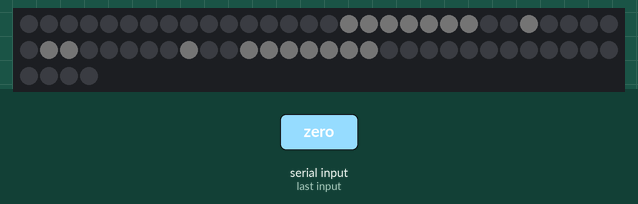
This sketch was run on a simulated Arduino Uno, built with avr-gcc and run on an emulated ATmega328P. Parts: 64 RGB LEDs in strip order, left to right, continuing on the next row. The test bench sets the inputs (shaded band). Dim RGB values are drawn brighter than linear; what the sketch prints to the serial monitor is not drawn.

1.3 s: "zero\n" received over Serial
Above: at 3.1 s.
3.8 s: "0\n" received over Serial
Timing chart, 0 to 6.8 s (numbered marks = the images above; inputs shaded):
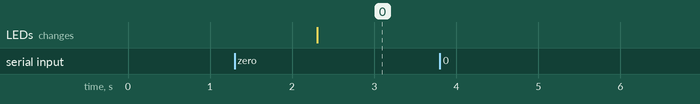

Measured:
- after the input at 1.3 s, the LEDs: change after 1.0 s (image 0)
- after the input at 3.8 s, every drawn part: stays the same

The sketch:

msuparking_v0.ino
```cpp
/* Arduino 256 RGB LEDs Matrix Animation Frame
   Using WS2812 LED Strips

  Created by Yvan / https://Brainy-Bits.com

  This code is in the public domain...

  You can: copy it, use it, modify it, share it or just plain ignore it!
  Thx!

*/

String incomingByte ;


#include <avr/pgmspace.h>  // Needed to store stuff in Flash using PROGMEM
#include "FastLED.h"       // Fastled library to control the LEDs

// How many leds are connected?
#define NUM_LEDS 64

// Define the Data Pin
#define DATA_PIN 5  // Connected to the data pin of the first LED strip

// Define the array of leds
CRGB leds[NUM_LEDS];

// Create the array of retro arcade characters and store it in Flash memory
const long ledarray0[] PROGMEM = {
        0x00000000, 0x00000000, 0x00000000, 0x00000000, 0x00000000, 0x00000000, 0x00000000, 0x00000000,
        0x00000000, 0x00000000, 0x00000000, 0x00000000, 0x00000000, 0x00000000, 0x00000000, 0x00000000,
        0x00FFFFFF, 0x00FFFFFF, 0x00FFFFFF, 0x00FFFFFF, 0x00FFFFFF, 0x00FFFFFF, 0x00FFFFFF, 0x00000000,
        0x00000000, 0x00FFFFFF, 0x00000000, 0x00000000, 0x00000000, 0x00000000, 0x00000000, 0x00FFFFFF,
        0x00FFFFFF, 0x00000000, 0x00000000, 0x00000000, 0x00000000, 0x00000000, 0x00FFFFFF, 0x00000000,
        0x00000000, 0x00FFFFFF, 0x00FFFFFF, 0x00FFFFFF, 0x00FFFFFF, 0x00FFFFFF, 0x00FFFFFF, 0x00FFFFFF,
        0x00000000, 0x00000000, 0x00000000, 0x00000000, 0x00000000, 0x00000000, 0x00000000, 0x00000000,
        0x00000000, 0x00000000, 0x00000000, 0x00000000, 0x00000000, 0x00000000, 0x00000000, 0x00000000,
};

const long ledarray1[] PROGMEM = {
        0x00000000, 0x00000000, 0x00000000, 0x00000000, 0x00000000, 0x00000000, 0x00000000, 0x00000000,
        0x00000000, 0x00000000, 0x00000000, 0x00000000, 0x00000000, 0x00000000, 0x00000000, 0x00000000,
        0x00000000, 0x00000000, 0x00000000, 0x00000000, 0x00000000, 0x00000000, 0x00FFFFFF, 0x00000000,
        0x00000000, 0x00FFFFFF, 0x00FFFFFF, 0x00FFFFFF, 0x00FFFFFF, 0x00FFFFFF, 0x00FFFFFF, 0x00FFFFFF,
        0x00FFFFFF, 0x00FFFFFF, 0x00FFFFFF, 0x00FFFFFF, 0x00FFFFFF, 0x00FFFFFF, 0x00FFFFFF, 0x00000000,
        0x00000000, 0x00FFFFFF, 0x00000000, 0x00000000, 0x00000000, 0x00000000, 0x00FFFFFF, 0x00000000,
        0x00000000, 0x00000000, 0x00000000, 0x00000000, 0x00000000, 0x00000000, 0x00000000, 0x00000000,
        0x00000000, 0x00000000, 0x00000000, 0x00000000, 0x00000000, 0x00000000, 0x00000000, 0x00000000,
};

const long ledarray2[] PROGMEM = {
        0x00000000, 0x00000000, 0x00000000, 0x00000000, 0x00000000, 0x00000000, 0x00000000, 0x00000000,
        0x00000000, 0x00000000, 0x00000000, 0x00000000, 0x00000000, 0x00000000, 0x00000000, 0x00000000,
        0x00FFFFFF, 0x00FFFFFF, 0x00FFFFFF, 0x00FFFFFF, 0x00000000, 0x00FFFFFF, 0x00FFFFFF, 0x00000000,
        0x00000000, 0x00FFFFFF, 0x00FFFFFF, 0x00000000, 0x00FFFFFF, 0x00FFFFFF, 0x00FFFFFF, 0x00FFFFFF,
        0x00FFFFFF, 0x00FFFFFF, 0x00000000, 0x00FFFFFF, 0x00FFFFFF, 0x00FFFFFF, 0x00FFFFFF, 0x00000000,
        0x00000000, 0x00FFFFFF, 0x00FFFFFF, 0x00FFFFFF, 0x00FFFFFF, 0x00000000, 0x00FFFFFF, 0x00FFFFFF,
        0x00000000, 0x00000000, 0x00000000, 0x00000000, 0x00000000, 0x00000000, 0x00000000, 0x00000000,
        0x00000000, 0x00000000, 0x00000000, 0x00000000, 0x00000000, 0x00000000, 0x00000000, 0x00000000,
};

const long ledarray3[] PROGMEM = {
        0x00000000, 0x00000000, 0x00000000, 0x00000000, 0x00000000, 0x00000000, 0x00000000, 0x00000000,
        0x00000000, 0x00000000, 0x00000000, 0x00000000, 0x00000000, 0x00000000, 0x00000000, 0x00000000,
        0x00FFFFFF, 0x00FFFFFF, 0x00FFFFFF, 0x00FFFFFF, 0x00FFFFFF, 0x00FFFFFF, 0x00FFFFFF, 0x00000000,
        0x00000000, 0x00FFFFFF, 0x00FFFFFF, 0x00000000, 0x00FFFFFF, 0x00000000, 0x00FFFFFF, 0x00FFFFFF,
        0x00FFFFFF, 0x00FFFFFF, 0x00000000, 0x00FFFFFF, 0x00000000, 0x00FFFFFF, 0x00FFFFFF, 0x00000000,
        0x00000000, 0x00FFFFFF, 0x00FFFFFF, 0x00000000, 0x00FFFFFF, 0x00000000, 0x00FFFFFF, 0x00FFFFFF,
        0x00000000, 0x00000000, 0x00000000, 0x00000000, 0x00000000, 0x00000000, 0x00000000, 0x00000000,
        0x00000000, 0x00000000, 0x00000000, 0x00000000, 0x00000000, 0x00000000, 0x00000000, 0x00000000,
};


void setup() {
  FastLED.addLeds<NEOPIXEL, DATA_PIN>(leds, NUM_LEDS); // Init of the Fastled library
  FastLED.setBrightness(1);
  Serial.begin(9600);
}

void loop() {

  if (Serial.available() > 0) {

    incomingByte = Serial.readStringUntil('\n');
    delay(1000);

    if (incomingByte == "zero") {

      FastLED.clear();
      for (int i = 0; i < NUM_LEDS; i++) {
        leds[i] = pgm_read_dword(&(ledarray0[i]));  // Read array from Flash
      }
      FastLED.show();

      Serial.write("Led 0");

    }

    else if (incomingByte == "1") {

      FastLED.clear();
      for (int i = 0; i < NUM_LEDS; i++) {
        leds[i] = pgm_read_dword(&(ledarray1[i]));  // Read array from Flash
      }
      FastLED.show();

      Serial.write("Led 1");

    }

    else if (incomingByte == "2") {

      FastLED.clear();
      for (int i = 0; i < NUM_LEDS; i++) {
        leds[i] = pgm_read_dword(&(ledarray2[i]));  // Read array from Flash
      }
      FastLED.show();

      Serial.write("Led 2");

    }

    else if (incomingByte == "3") {

      FastLED.clear();
      for (int i = 0; i < NUM_LEDS; i++) {
        leds[i] = pgm_read_dword(&(ledarray3[i]));  // Read array from Flash
      }
      FastLED.show();

      Serial.write("Led 3");

    }

    else {

      Serial.write("invald input");

    }

  }


}
```
